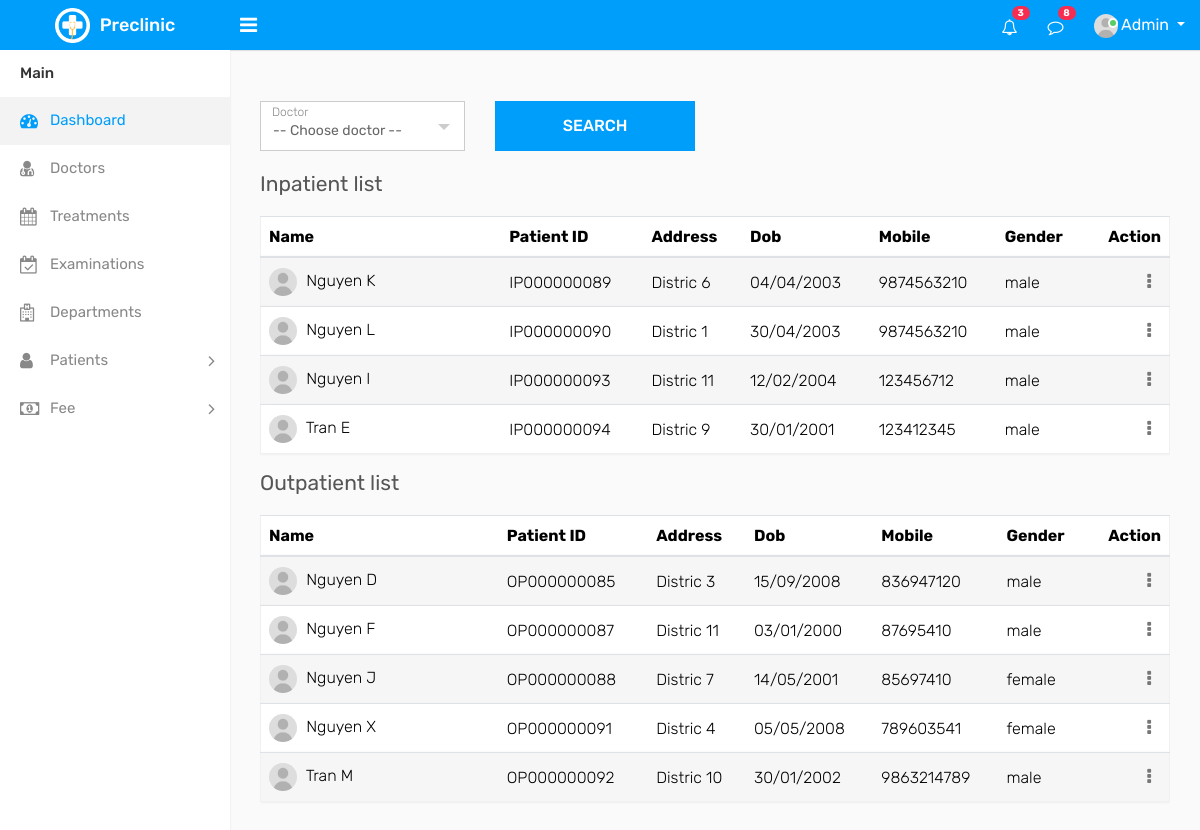
/admin/list-patients.php, run on the app's committed database.
### tables this page shows
CREATE TABLE `inpatient` (
  `ID` int(11) NOT NULL,
  `Unique_code` varchar(15) NOT NULL,
  `First_name` varchar(50) NOT NULL,
  `Last_name` varchar(50) NOT NULL,
  `type` varchar(5) NOT NULL COMMENT '''IP''',
  `DoB` text DEFAULT NULL,
  `Gender` varchar(10) DEFAULT NULL COMMENT 'male/female',
  `Address` varchar(50) DEFAULT NULL,
  `Phone_number` varchar(10) NOT NULL,
  `Date_of_admission` text DEFAULT NULL,
  `Diagnois` varchar(100) DEFAULT NULL,
  `Sickroom` varchar(50) DEFAULT '-',
  `Date_of_discharge` text DEFAULT NULL,
  `Fee` float DEFAULT NULL,
  `Full_name` varchar(100) GENERATED ALWAYS AS (concat(`First_name`,' ',`Last_name`)) STORED,
  `status` varchar(25) NOT NULL
);

CREATE TABLE `outpatient` (
  `ID` int(11) NOT NULL,
  `Unique_code` varchar(25) NOT NULL,
  `First_name` varchar(25) NOT NULL,
  `Last_name` varchar(25) NOT NULL,
  `DoB` text NOT NULL,
  `Gender` varchar(10) NOT NULL,
  `Address` text NOT NULL,
  `Phone_number` text NOT NULL,
  `type` varchar(2) NOT NULL,
  `Full_name` varchar(100) GENERATED ALWAYS AS (concat(`First_name`,' ',`Last_name`)) STORED
);

### connection.php (called while the page is built, shortened)
<?php
	function executeQuery($sql){
        include ('db.inc');
        $conn = new mysqli($servername, $username, $password, $dbname);
		if (!($result = $conn->query($sql)))
		    echo $conn->connect_error;
		return $result;
    }
?>

### admin/list-patients.php (the view, shortened to what this page needs)
<<?php
    include("../connection.php");
?> <!DOCTYPE html>
    <html lang="en">
    <head>
        <link rel="stylesheet" type="text/css" href="assets/css/bootstrap.min.css">
        <link rel="stylesheet" type="text/css" href="assets/css/font-awesome.min.css">
        <link rel="stylesheet" type="text/css" href="assets/css/dataTables.bootstrap4.min.css">
        <link rel="stylesheet" type="text/css" href="assets/css/select2.min.css">
        <link rel="stylesheet" type="text/css" href="assets/css/bootstrap-datetimepicker.min.css">
        <link rel="stylesheet" type="text/css" href="assets/css/style.css">
    </head>
    <body>
        <div class="main-wrapper">
            <div class="header">
                <div class="header-left">
                    <a href="index.php" class="logo">
                        <img src="assets/img/logo.png" width="35" height="35" alt=""> <span>Preclinic</span>
                    </a>
                </div>
                <a style="margin-top: 15px" id="toggle_btn" href="javascript:void(0);"><i class="fa fa-bars"></i></a>
                <ul class="nav user-menu float-right">
                    <li class="nav-item dropdown d-none d-sm-block">
                        <a href="#" class="dropdown-toggle nav-link" data-toggle="dropdown"><i class="fa fa-bell-o"></i>
                            <span class="badge badge-pill bg-danger float-right">3</span></a>
                    </li>
                    <li class="nav-item dropdown d-none d-sm-block">
                        <a href="javascript:void(0);" id="open_msg_box" class="hasnotifications nav-link"><i
                                class="fa fa-comment-o"></i> <span
                                class="badge badge-pill bg-danger float-right">8</span></a>
                    </li>
                    <li class="nav-item dropdown has-arrow">
                        <a href="#" class="dropdown-toggle nav-link user-link" data-toggle="dropdown">
                            <span class="user-img"><img class="rounded-circle" src="assets/img/user.jpg" width="40"
                                    alt="Admin">
                                <span class="status online"></span></span>
                            <span>Admin</span>
                        </a>
                    </li>
                </ul>
            </div>
            <?php
            include("sidebar.php");
        ?>
            <div class="page-wrapper">
                <div class="content">
                    <form method="get">
                        <div class="row filter-row">
                            <div class="col-sm-6 col-md-3">
                                <div class="form-group form-focus select-focus">
                                    <label class="focus-label">Doctor</label>
                                    <?php
                                $sql="SELECT * FROM doctor";
                            ?>
                                </div>
                            </div>
                            <div class="col-sm-6 col-md-3">
                                <button name="search" class="btn btn-primary submit-btn">Search</button>
                            </div>
                        </div>
                        <div class="row">
                            <div class="col-sm-5 col-4">
                                <h4 class="page-title">Inpatient list</h4>
                            </div>
                            <div class="col-md-12">
                                <div class="table-responsive">
                                    <table class="table table-striped custom-table">
                                        <thead>
                                            <tr>
                                                <th style="min-width:200px;">Name</th>
                                                <th>Patient ID</th>
                                                <th>Address</th>
                                                <th>Dob</th>
                                                <th>Mobile</th>
                                                <th>Gender</th>
                                                <th class="text-right">Action</th>
                                            </tr>
                                        </thead>
                                        <tbody>
                                            <?php
                                        if(!isset($_GET["search"])){
                                            $sql = "SELECT * FROM `inpatient`";
                                        }else{
                                            $id = $_GET["doctor"];
                                            $sql = "SELECT DISTINCT inpatient.First_name, inpatient.Last_name, inpatient.DoB, inpatient.Gender, inpatient.Address, inpatient.Phone_number, inpatient.Unique_code
                                            FROM inpatient, treatment, doctor
                                            WHERE treatment.P_ID = inpatient.ID
                                            and treatment.E_Unique_code = $id;";
                                        }
                                        $result = executeQuery($sql);
                                        if (mysqli_num_rows($result) > 0) {
                                            while($row = mysqli_fetch_assoc($result)) {
                                    ?>
                                            <tr>
                                                <td><img width="28" height="28" src="assets/img/user.jpg"
                                                        class="rounded-circle m-r-5" alt="">
                                                    <?php echo $row["First_name"]; ?> <?php echo $row["Last_name"]; ?>
                                                </td>
                                                <td><?php echo $row["Unique_code"]; ?></td>
                                                <td><?php echo $row["Address"]; ?></td>
                                                <td><?php echo $row["DoB"]; ?></td>
                                                <td><?php echo $row["Phone_number"]; ?></td>
                                                <td><?php echo $row["Gender"]; ?></td>
                                                <td class="text-right">
                                                    <div class="dropdown dropdown-action">
                                                        <a href="#" class="action-icon dropdown-toggle"
                                                            data-toggle="dropdown" aria-expanded="false"><i
                                                                class="fa fa-ellipsis-v"></i></a>
                                                    </div>
                                                </td>
                                            </tr>
                                            <?php } }?>
                                        </tbody>
                                    </table>
                                </div>
                            </div>
                        </div>
                        <div class="row">
                            <div class="col-sm-5 col-4">
                                <h4 class="page-title">Outpatient list</h4>
                            </div>
                            <div class="col-md-12">
                                <div class="table-responsive">
                                    <table class="table table-striped custom-table">
                                        <thead>
                                            <tr>
                                                <th style="min-width:200px;">Name</th>
                                                <th>Patient ID</th>
                                                <th>Address</th>
                                                <th>Dob</th>
                                                <th>Mobile</th>
                                                <th>Gender</th>
                                                <th class="text-right">Action</th>
                                            </tr>
                                        </thead>
                                        <tbody>
                                            <?php
                                        if(!isset($_GET["search"])){
                                            $sql = "SELECT * FROM `outpatient`";
                                        }
                                        $result = executeQuery($sql);
                                        if (mysqli_num_rows($result) > 0) {
                                            while($row = mysqli_fetch_assoc($result)) {
                                    ?>
                                            <tr>
                                                <td><img width="28" height="28" src="assets/img/user.jpg"
                                                        class="rounded-circle m-r-5" alt="">
                                                    <?php echo $row["First_name"]; ?> <?php echo $row["Last_name"]; ?>
                                                </td>
                                                <td><?php echo $row["Unique_code"]; ?></td>
                                                <td><?php echo $row["Address"]; ?></td>
                                                <td><?php echo $row["DoB"]; ?></td>
                                                <td><?php echo $row["Phone_number"]; ?></td>
                                                <td><?php echo $row["Gender"]; ?></td>
                                                <td class="text-right">
                                                    <div class="dropdown dropdown-action">
                                                        <a href="#" class="action-icon dropdown-toggle"
                                                            data-toggle="dropdown" aria-expanded="false"><i
                                                                class="fa fa-ellipsis-v"></i></a>
                                                    </div>
                                                </td>
                                            </tr>
                                            <?php } }?>
                                        </tbody>
                                    </table>
                                </div>
                            </div>
                        </div>
                    </form>
                </div>
            </div>
        </div>
    </body>
    </html>

### data on the page
inpatient: First_name "Nguyen", Last_name "K", Unique_code "IP000000089", Address "Distric 6", DoB "04/04/2003", Phone_number "9874563210", Gender "male"
inpatient: First_name "Nguyen", Last_name "L", Unique_code "IP000000090", Address "Distric 1", DoB "30/04/2003", Phone_number "9874563210", Gender "male"
inpatient: First_name "Nguyen", Last_name "I", Unique_code "IP000000093", Address "Distric 11", DoB "12/02/2004", Phone_number "123456712", Gender "male"
inpatient: First_name "Tran", Last_name "E", Unique_code "IP000000094", Address "Distric 9", DoB "30/01/2001", Phone_number "123412345", Gender "male"
outpatient: First_name "Nguyen", Last_name "D", Unique_code "OP000000085", Address "Distric 3", DoB "15/09/2008", Phone_number "836947120", Gender "male"
outpatient: First_name "Nguyen", Last_name "F", Unique_code "OP000000087", Address "Distric 11", DoB "03/01/2000", Phone_number "87695410", Gender "male"
outpatient: First_name "Nguyen", Last_name "J", Unique_code "OP000000088", Address "Distric 7", DoB "14/05/2001", Phone_number "85697410", Gender "female"
outpatient: First_name "Nguyen", Last_name "X", Unique_code "OP000000091", Address "Distric 4", DoB "05/05/2008", Phone_number "789603541", Gender "female"
outpatient: First_name "Tran", Last_name "M", Unique_code "OP000000092", Address "Distric 10", DoB "30/01/2002", Phone_number "9863214789", Gender "male"
